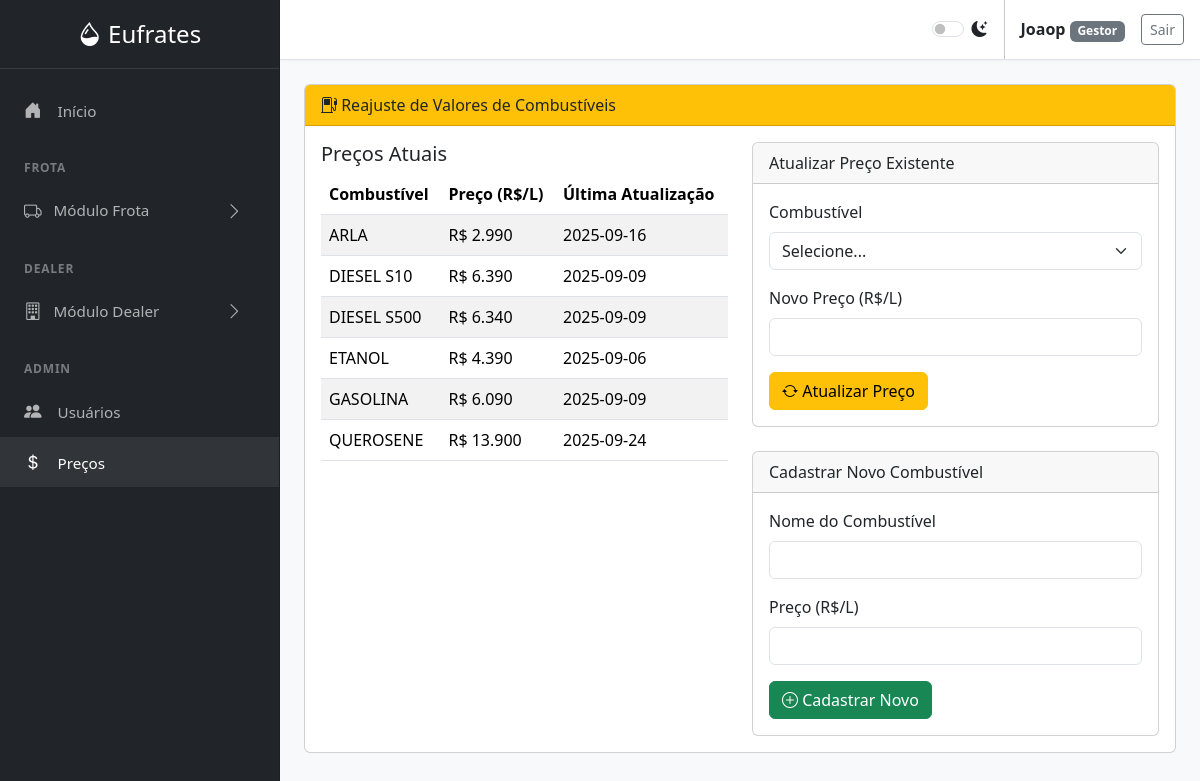
Before: /reajuste-combustiveis (signed in) with the older database file.
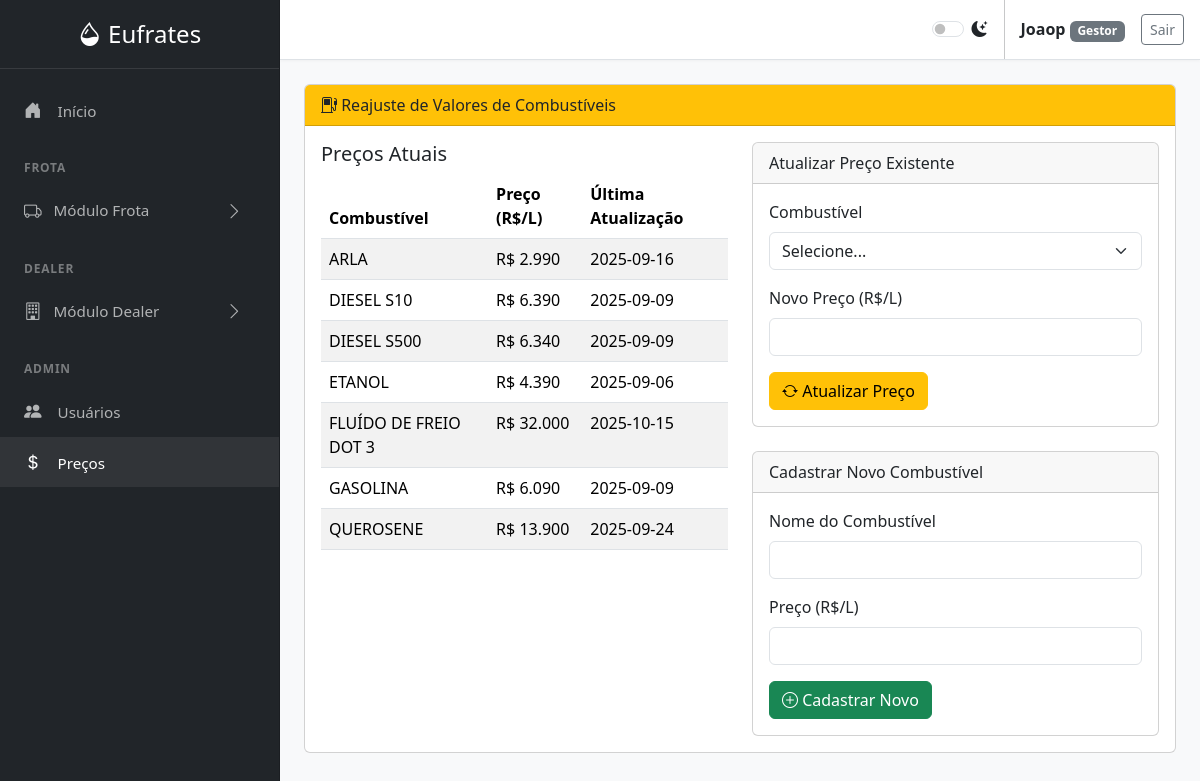
After: the same page with the newer database file.
### tables this page shows
CREATE TABLE precos_combustivel (
        id INTEGER PRIMARY KEY AUTOINCREMENT,
        combustivel TEXT NOT NULL UNIQUE,
        preco REAL NOT NULL,
        data_atualizacao TEXT NOT NULL
    );

### frota.py (the view, shortened to what this page needs)
@frota_bp.route('/reajuste-combustiveis', methods=['GET', 'POST'])
@login_required
@roles_required(['Administrador', 'Gestor'])
def reajuste_combustiveis():
    precos = obter_precos_combustivel()
    return render_template('reajuste_combustiveis.html', precos=precos, active_page='reajuste_combustiveis')

### database.py (called while the page is built)
def get_db_connection():
    conn = sqlite3.connect('abastecimentos.db')
    conn.row_factory = sqlite3.Row
    return conn

def get_user_by_id(user_id):
    conn = get_db_connection()
    user = conn.execute('SELECT * FROM users WHERE id = ?', (user_id,)).fetchone()
    conn.close()
    return user

def obter_precos_combustivel():
    conn = get_db_connection()
    query = "SELECT combustivel, preco, data_atualizacao FROM precos_combustivel ORDER BY combustivel"
    df = pd.read_sql(query, conn)
    conn.close()
    return df.to_dict('records')

### utils.py (called while the page is built)
def inject_now():
    return {'now': datetime.now(), 'g': g}

def load_logged_in_user():
    user_id = session.get('user_id')
    g.user = get_user_by_id(user_id) if user_id else None

def login_required(view):
    @wraps(view)
    def wrapped_view(*args, **kwargs):
        if g.user is None:
            flash('Você precisa estar logado para acessar esta página.', 'warning')
            return redirect(url_for('auth.login'))
        return view(*args, **kwargs)
    return wrapped_view

### templates/reajuste_combustiveis.html (shortened to what this page needs)
{% extends "base.html" %}
{% block content %}
<div class="card">
    <div class="card-header bg-warning text-dark">
        <i class="bi bi-fuel-pump"></i> Reajuste de Valores de Combustíveis
    </div>
    <div class="card-body">
        <div class="row">
            <div class="col-md-6">
                <h5>Preços Atuais</h5>
                <div class="table-responsive">
                    <table class="table table-striped">
                        <thead>
                            <tr>
                                <th>Combustível</th>
                                <th>Preço (R$/L)</th>
                                <th>Última Atualização</th>
                            </tr>
                        </thead>
                        <tbody>
                            {% for preco in precos %}
                            <tr>
                                <td>{{ preco.combustivel }}</td>
                                <td>R$ {{ "%.3f"|format(preco.preco) }}</td>
                                <td>{{ preco.data_atualizacao }}</td>
                            </tr>
                            {% endfor %}
                        </tbody>
                    </table>
                </div>
            </div>
            <div class="col-md-6">
                <div class="card mb-4">
                    <div class="card-header">Atualizar Preço Existente</div>
                    <div class="card-body">
                        <form method="POST" action="/reajuste-combustiveis">
                            <div class="mb-3">
                                <label class="form-label">Combustível</label>
                                <select class="form-select" name="combustivel" required>
                                    <option value="">Selecione...</option>
                                </select>
                            </div>
                            <div class="mb-3">
                                <label class="form-label">Novo Preço (R$/L)</label>
                                <input type="number" step="0.001" class="form-control" name="novo_preco" required>
                            </div>
                            <button type="submit" class="btn btn-warning">
                                <i class="bi bi-arrow-repeat"></i> Atualizar Preço
                            </button>
                        </form>
                    </div>
                </div>
                <div class="card">
                    <div class="card-header">Cadastrar Novo Combustível</div>
                    <div class="card-body">
                        <form method="POST" action="/reajuste-combustiveis">
                            <div class="mb-3">
                                <label class="form-label">Nome do Combustível</label>
                                <input type="text" class="form-control" name="novo_combustivel" required>
                            </div>
                            <div class="mb-3">
                                <label class="form-label">Preço (R$/L)</label>
                                <input type="number" step="0.001" class="form-control" name="novo_preco" required>
                            </div>
                            <button type="submit" class="btn btn-success">
                                <i class="bi bi-plus-circle"></i> Cadastrar Novo
                            </button>
                        </form>
                    </div>
                </div>
            </div>
        </div>
    </div>
</div>
{% endblock %}

Changed rows visible on the page:
added precos_combustivel: combustivel "FLUÍDO DE FREIO DOT 3", preco "32.000", data_atualizacao "2025-10-15"
